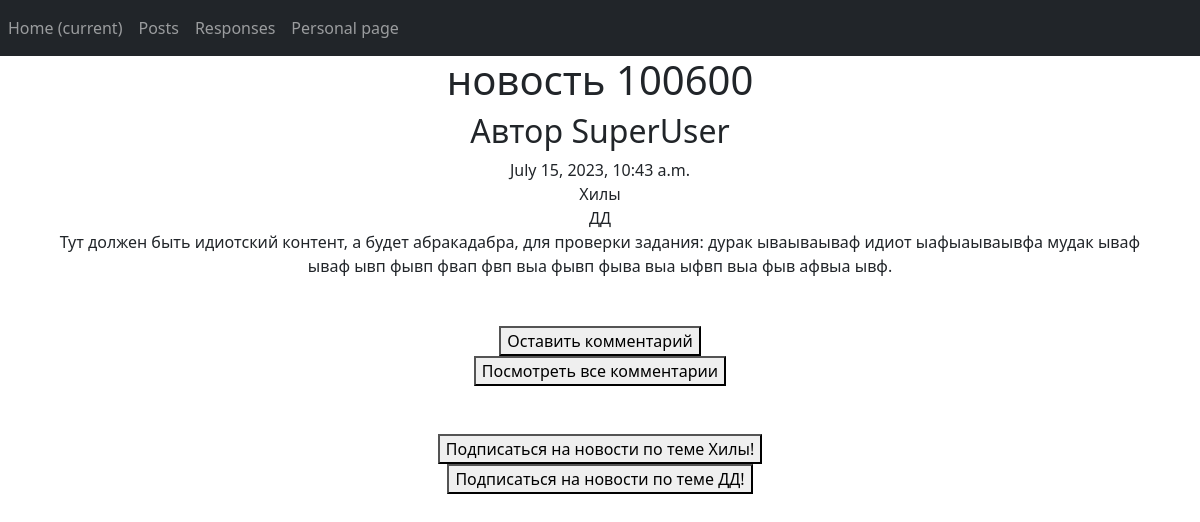
Page /posts/8 (signed in) on the committed database.
### board/models.py (models this page shows, shortened)
class Post(models.Model):
    author = models.ForeignKey(Author, on_delete=models.CASCADE)
    time_in = models.DateTimeField(auto_now_add=True)
    post_name = models.CharField(max_length=100)
    post_text = models.TextField(default="Тут должен быть идиотский контент, а будет абракадабра, для проверки задания: дурак ываываываф идиот ыафыаываывфа мудак ываф ываф ывп фывп фвап фвп выа фывп фыва выа ыфвп выа фыв афвыа ывф.")
    category = models.ManyToManyField(Category, through='PostCategory')
    file = models.FileField(upload_to='my_downloads', blank=True)

class Author(models.Model):
    user = models.OneToOneField(User, on_delete=models.CASCADE)
    name = models.CharField(max_length=20)

class Category(models.Model):
    cat_name = models.CharField(max_length=50, unique=True)
    users = models.ManyToManyField(User, through='UserCategory')

### board/views.py (the view)
# urls.py: path('posts/<int:pk>', PostDetail.as_view(), name='post_detail'),
class PostDetail(DetailView):
    model = Post
    template_name = 'post.html'
    context_object_name = 'post'
    def get_object(self, *args, **kwargs):
        obj = cache.get(f'post - {self.kwargs["pk"]}', None)
        if not obj:
            obj = super().get_object(queryset=self.queryset)
            cache.set(f'post - {self.kwargs["pk"]}', obj)
        return obj
    def get_context_data(self, **kwargs):
        context = super().get_context_data(**kwargs)
        context['user'] = Author.objects.get(user=self.request.user)
        return context

### templates/post.html (shortened to what this page needs)
{% extends 'flatpages/base.html' %}
{% load static %}
{% block content %}
<h1>{{ post.post_name}}</h1>
<h2> Автор {{ post.author.name}}</h2>
{{ post.time_in | date:"DATETIME_FORMAT"}} <br>
{% for category in post.category.values %}
    {{ category.cat_name }} <br>
{%endfor%}
{{ post.post_text}} <br>
<br>
<br>
<form action="{{post.id}}/response/">
    <button type="submit"> Оставить комментарий</button>
</form>
<form action="{{post.id}}/all_responses/">
    <button type="submit"> Посмотреть все комментарии</button>
</form>
<br>
<br>
{% for category in post.category.values %}
<form method="GET" name="callback" action="sign_me/">
  <button type="submit" name="Подписаться"> Подписаться на новости  по теме {{ category.cat_name }}!</button>
     <br>
</form>
{%endfor%}
<br>
<br>
<br>
{% endblock content %}

### rows in the picture
Post: post_name "новость 100600", author.name "SuperUser", time_in "July 15, 2023, 10:43 a.m.", post_text "Тут должен быть идиотский контент, а будет абракадабра, для проверки задания: дурак ываываываф идиот ыафыаываывфа мудак ываф ываф ывп фывп фвап фвп выа фывп фыва выа ыфвп выа фыв афвыа ывф."
Category: cat_name "Хилы"
Category: cat_name "ДД"
